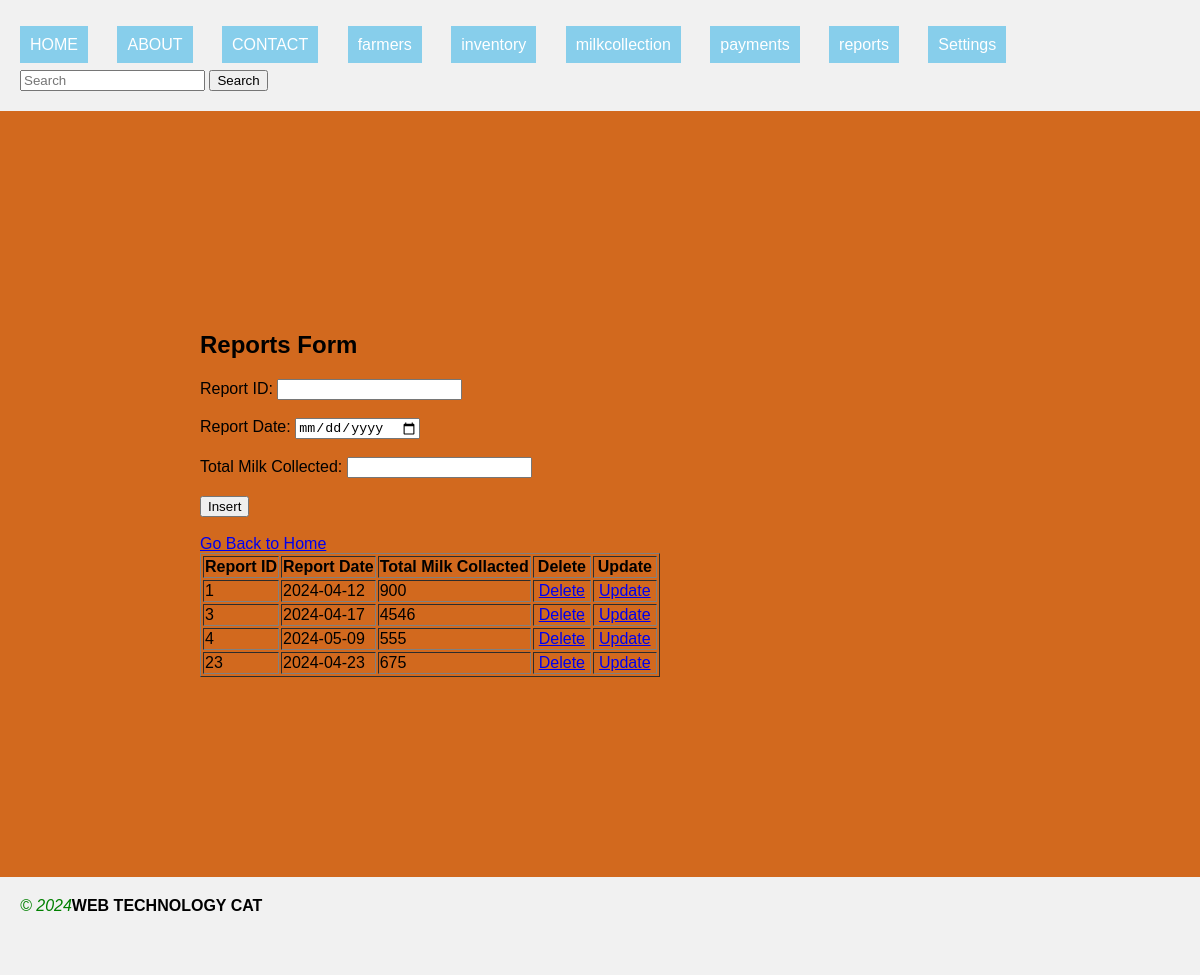
The app's page /reports.php with its own data.
### tables this page shows
CREATE TABLE `reports` (
  `report_id` int(11) NOT NULL,
  `report_date` date DEFAULT NULL,
  `total_milk_collacted` float DEFAULT NULL
);

### reports.php (the view, shortened to what this page needs)
<!DOCTYPE html>
<html lang="en">
<head>
  <link rel="stylesheet" type="text/css" href="style.css" title="style 1" media="screen, tv, projection, handheld, print"/>
</head>
<header>
<body bgcolor="chocolate">
  <ul style="list-style-type: none; padding: 0;">
    <li style="display: inline; margin-right: 10px;"><a href="./home.html" style="padding: 10px; color: white; background-color: skyblue; text-decoration: none; margin-right: 15px;">HOME</a></li>
    <li style="display: inline; margin-right: 10px;"><a href="./about.html" style="padding: 10px; color: white; background-color: skyblue; text-decoration: none; margin-right: 15px;">ABOUT</a></li>
    <li style="display: inline; margin-right: 10px;"><a href="./contact.html" style="padding: 10px; color: white; background-color: skyblue; text-decoration: none; margin-right: 15px;">CONTACT</a></li>
    <li style="display: inline; margin-right: 10px;"><a href="./farmers.php" style="padding: 10px; color: white; background-color: skyblue; text-decoration: none; margin-right: 15px;">farmers</a></li>
    <li style="display: inline; margin-right: 10px;"><a href="./inventory.php" style="padding: 10px; color: white; background-color: skyblue; text-decoration: none; margin-right: 15px;">inventory</a></li>
    <li style="display: inline; margin-right: 10px;"><a href="./milkcollection.php" style="padding: 10px; color: white; background-color: skyblue; text-decoration: none; margin-right: 15px;">milkcollection</a></li>
    <li style="display: inline; margin-right: 10px;"><a href="./payments.php" style="padding: 10px; color: white; background-color: skyblue; text-decoration: none; margin-right: 15px;">payments</a></li>
    <li style="display: inline; margin-right: 10px;"><a href="./reports.php" style="padding: 10px; color: white; background-color: skyblue; text-decoration: none; margin-right: 15px;">reports</a></li>
    <li class="dropdown" style="display: inline; margin-right: 10px;">
      <a href="#" style="padding: 10px; color: white; background-color: skyblue; text-decoration: none; margin-right: 15px;">Settings</a>
    </li>
  </ul>
  <form class="d-flex" role="search" action="search.php">
    <input class="form-control me-2" type="search" placeholder="Search" aria-label="Search" name="query">
    <button class="btn btn-outline-success" type="submit">Search</button>
  </form>
</header>
<section>
    <h1>Reports Form</h1>
    <form method="post">
        <label for="repid">Report ID:</label>
        <input type="number" id="repid" name="repid" required><br><br>
        <label for="repdate">Report Date:</label>
        <input type="date" id="repdate" name="repdate" required><br><br>
        <label for="tomlkcoll">Total Milk Collected:</label>
        <input type="text" id="tomlkcoll" name="tomlkcoll" required><br><br>
        <input type="submit" name="insert" value="Insert"><br><br>
        <a href="./home.html">Go Back to Home</a>
    </form>
    <?php
   include 'db_connection.php';
    ?>
    <table>
        <table border="1">
        <tr>
            <th>Report ID</th>
            <th>Report Date</th>
            <th>Total Milk Collacted</th>
            <th>Delete</th>
            <th>Update</th>
        </tr>
        <?php
        $sql = "SELECT * FROM reports";
        $result = $connection->query($sql);
        if ($result->num_rows > 0) {
            while ($row = $result->fetch_assoc()) {
                $report_id = $row["report_id"];
                echo "<tr>
                    <td>" . $row["report_id"] . "</td>
                    <td>" . $row["report_date"] . "</td>
                    <td>" . $row["total_milk_collacted"] . "</td>
                    <td><a style='padding:4px' href='delete_reports.php?report_id=$report_id'>Delete</a></td>
                    <td><a style='padding:4px' href='update_reports.php?report_id=$report_id'>Update</a></td>
                  </tr>";
            }
        } else {
            echo "<tr><td colspan='5'>No data found</td></tr>";
        }
        ?>
    </table>
</section>
  <footer>
       <marquee><i style="color: green;">&copy; 2024</i><b>WEB TECHNOLOGY CAT</b></marquee>
  <footer>
</body>
</html>

### style.css (style rules this page uses)
body { font-family: Arial, sans-serif; margin: 0; padding: 0; }
header { background-color: #f1f1f1; padding: 20px; }
section { padding: 200px; }
footer { background-color: #f1f1f1; padding: 20px; }
.dropdown { position: relative; display: inline; margin-right: 10px; }

### reports.php (style rules this page uses)
.dropdown { position: relative; display: inline; margin-right: 10px; }

### records on screen
reports: report_id "1", report_date "2024-04-12", total_milk_collacted "900"
reports: report_id "3", report_date "2024-04-17", total_milk_collacted "4546"
reports: report_id "4", report_date "2024-05-09", total_milk_collacted "555"
reports: report_id "23", report_date "2024-04-23", total_milk_collacted "675"
